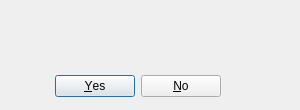
<?xml version="1.0" encoding="UTF-8"?>
<ui version="4.0">
 <class>report_status</class>
 <widget class="QDialog" name="report_status">
  <property name="windowModality">
   <enum>Qt::ApplicationModal</enum>
  </property>
  <property name="geometry">
   <rect>
    <x>0</x>
    <y>0</y>
    <width>300</width>
    <height>110</height>
   </rect>
  </property>
  <property name="minimumSize">
   <size>
    <width>300</width>
    <height>110</height>
   </size>
  </property>
  <property name="maximumSize">
   <size>
    <width>300</width>
    <height>110</height>
   </size>
  </property>
  <property name="windowTitle">
   <string>Dialog</string>
  </property>
  <widget class="QDialogButtonBox" name="buttonBox">
   <property name="geometry">
    <rect>
     <x>-120</x>
     <y>70</y>
     <width>341</width>
     <height>32</height>
    </rect>
   </property>
   <property name="orientation">
    <enum>Qt::Horizontal</enum>
   </property>
   <property name="standardButtons">
    <set>QDialogButtonBox::No|QDialogButtonBox::Yes</set>
   </property>
  </widget>
  <widget class="QLabel" name="label">
   <property name="geometry">
    <rect>
     <x>10</x>
     <y>10</y>
     <width>281</width>
     <height>31</height>
    </rect>
   </property>
   <property name="text">
    <string/>
   </property>
  </widget>
 </widget>
 <resources/>
 <connections>
  <connection>
   <sender>buttonBox</sender>
   <signal>accepted()</signal>
   <receiver>report_status</receiver>
   <slot>accept()</slot>
   <hints>
    <hint type="sourcelabel">
     <x>248</x>
     <y>254</y>
    </hint>
    <hint type="destinationlabel">
     <x>157</x>
     <y>274</y>
    </hint>
   </hints>
  </connection>
  <connection>
   <sender>buttonBox</sender>
   <signal>rejected()</signal>
   <receiver>report_status</receiver>
   <slot>reject()</slot>
   <hints>
    <hint type="sourcelabel">
     <x>316</x>
     <y>260</y>
    </hint>
    <hint type="destinationlabel">
     <x>286</x>
     <y>274</y>
    </hint>
   </hints>
  </connection>
 </connections>
</ui>
